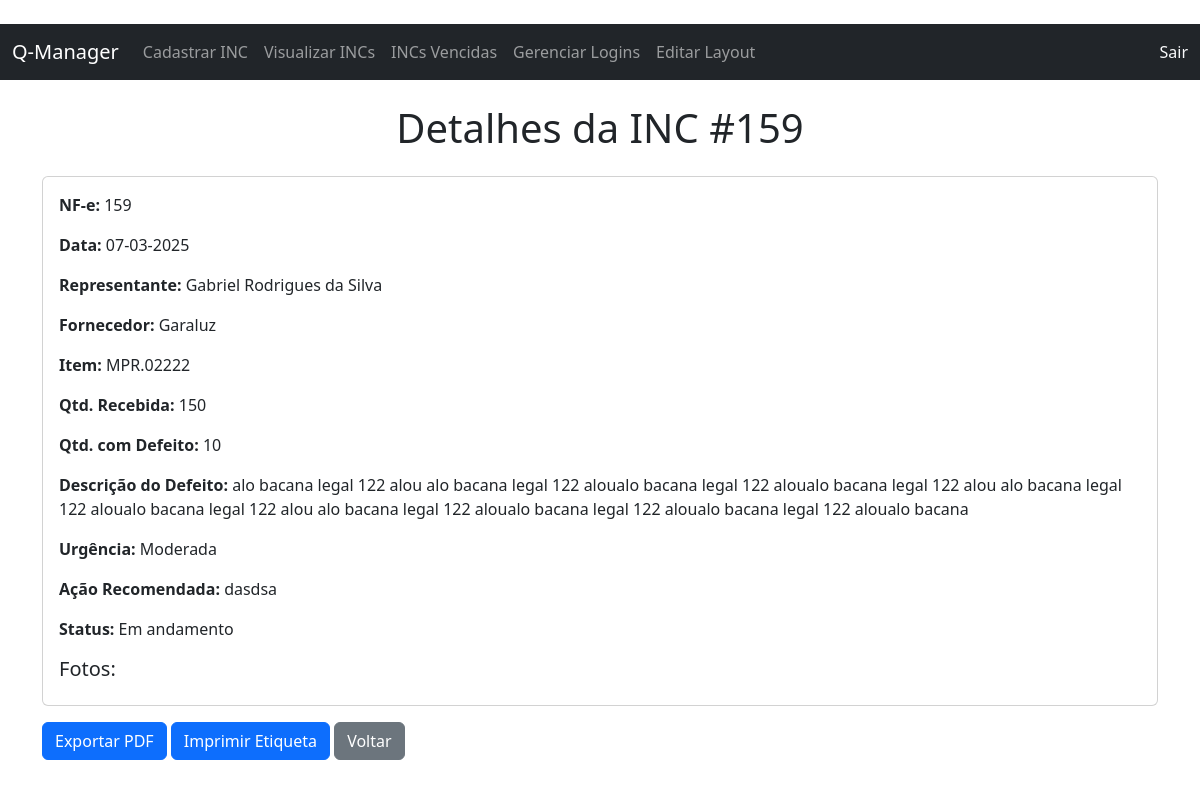
Screenshot of /detalhes_inc/1 (signed in) with the database file from the repository.
### tables this page shows
CREATE TABLE inc (
	id INTEGER NOT NULL, 
	nf INTEGER NOT NULL, 
	data VARCHAR(10) NOT NULL, 
	representante VARCHAR(100) NOT NULL, 
	fornecedor VARCHAR(100) NOT NULL, 
	item VARCHAR(20) NOT NULL, 
	quantidade_recebida INTEGER NOT NULL, 
	quantidade_com_defeito INTEGER NOT NULL, 
	descricao_defeito TEXT, 
	urgencia VARCHAR(20), 
	acao_recomendada TEXT, 
	fotos TEXT, 
	status VARCHAR(20), 
	created_at DATETIME, 
	oc INTEGER NOT NULL, 
	PRIMARY KEY (id), 
	UNIQUE (nf), 
	UNIQUE (oc)
);

### web_inc_manager/app.py (the view)
@app.route('/detalhes_inc/<int:inc_id>')
@login_required
def detalhes_inc(inc_id):
    inc = INC.query.get_or_404(inc_id)
    fotos = json.loads(inc.fotos)
    return render_template('detalhes_inc.html', inc=inc, fotos=fotos)

### web_inc_manager/app.py (called while the page is built)
@app.context_processor
def inject_settings():
    settings = {s.element: s for s in LayoutSetting.query.all()}
    return dict(settings=settings)

@login_manager.user_loader
def load_user(user_id):
    return User.query.get(int(user_id))

### web_inc_manager/templates/detalhes_inc.html (shortened to what this page needs)
﻿{% extends "base.html" %}
{% block content %}
<h1 class="text-center mb-4">Detalhes da INC #{{ inc.nf }}</h1>
<div class="card">
    <div class="card-body">
        <p><strong>NF-e:</strong> {{ inc.nf }}</p>
        <p><strong>Data:</strong> {{ inc.data }}</p>
        <p><strong>Representante:</strong> {{ inc.representante }}</p>
        <p><strong>Fornecedor:</strong> {{ inc.fornecedor }}</p>
        <p><strong>Item:</strong> {{ inc.item }}</p>
        <p><strong>Qtd. Recebida:</strong> {{ inc.quantidade_recebida }}</p>
        <p><strong>Qtd. com Defeito:</strong> {{ inc.quantidade_com_defeito }}</p>
        <p><strong>Descrição do Defeito:</strong> {{ inc.descricao_defeito }}</p>
        <p><strong>Urgência:</strong> {{ inc.urgencia }}</p>
        <p><strong>Ação Recomendada:</strong> {{ inc.acao_recomendada }}</p>
        <p><strong>Status:</strong> {{ inc.status }}</p>
        <h5>Fotos:</h5>
    </div>
</div>
<a href="{{ url_for('export_pdf', inc_id=inc.id) }}" class="btn btn-primary mt-3">Exportar PDF</a>
<a href="{{ url_for('print_inc_label', inc_id=inc.id) }}" class="btn btn-primary mt-3">Imprimir Etiqueta</a>
<a href="{{ url_for('visualizar_incs') }}" class="btn btn-secondary mt-3">Voltar</a>
{% endblock %}

### web_inc_manager/static/css/style.css (style rules this page uses)
body { transition: background-color 0.3s, color 0.3s; }
.btn { transition: transform 0.2s; }

### rows the page displays
inc: representante "Gabriel Rodrigues da Silva", fornecedor "Garaluz", item "MPR.02222", descricao_defeito "alo bacana legal 122 alou alo bacana legal 122 aloualo bacana legal 122 aloualo bacana legal 122 alou alo bacana legal 122 aloualo bacana legal 122 alou alo bacana legal 122 aloualo bacana legal 122 aloualo bacana legal 122 aloualo bacana", urgencia "Moderada", acao_recomendada "dasdsa", status "Em andamento"

### other values shown
{{ inc.nf }} "159"
{{ inc.data }} "07-03-2025"
{{ inc.quantidade_recebida }} "150"
{{ inc.quantidade_com_defeito }} "10"
